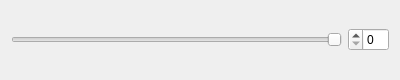
<?xml version="1.0" encoding="UTF-8"?>
<ui version="4.0">
 <class>FancySliderHorizontalWidget</class>
 <widget class="QWidget" name="FancySliderHorizontalWidget">
  <property name="geometry">
   <rect>
    <x>0</x>
    <y>0</y>
    <width>400</width>
    <height>80</height>
   </rect>
  </property>
  <property name="windowTitle">
   <string>Form</string>
  </property>
  <property name="layoutDirection">
   <enum>Qt::RightToLeft</enum>
  </property>
  <layout class="QHBoxLayout" name="horizontalLayout">
   <item>
    <layout class="QVBoxLayout" name="verticalLayout_2">
     <item>
      <spacer name="verticalSpacer">
       <property name="orientation">
        <enum>Qt::Vertical</enum>
       </property>
       <property name="sizeHint" stdset="0">
        <size>
         <width>20</width>
         <height>40</height>
        </size>
       </property>
      </spacer>
     </item>
     <item>
      <widget class="QSpinBox" name="spinBox"/>
     </item>
     <item>
      <spacer name="verticalSpacer_2">
       <property name="orientation">
        <enum>Qt::Vertical</enum>
       </property>
       <property name="sizeHint" stdset="0">
        <size>
         <width>20</width>
         <height>40</height>
        </size>
       </property>
      </spacer>
     </item>
    </layout>
   </item>
   <item>
    <layout class="QVBoxLayout" name="verticalLayout_3">
     <item>
      <spacer name="verticalSpacer_3">
       <property name="orientation">
        <enum>Qt::Vertical</enum>
       </property>
       <property name="sizeHint" stdset="0">
        <size>
         <width>20</width>
         <height>40</height>
        </size>
       </property>
      </spacer>
     </item>
     <item>
      <widget class="QSlider" name="slider">
       <property name="orientation">
        <enum>Qt::Horizontal</enum>
       </property>
      </widget>
     </item>
     <item>
      <spacer name="verticalSpacer_4">
       <property name="orientation">
        <enum>Qt::Vertical</enum>
       </property>
       <property name="sizeHint" stdset="0">
        <size>
         <width>20</width>
         <height>40</height>
        </size>
       </property>
      </spacer>
     </item>
    </layout>
   </item>
  </layout>
 </widget>
 <resources/>
 <connections/>
</ui>
